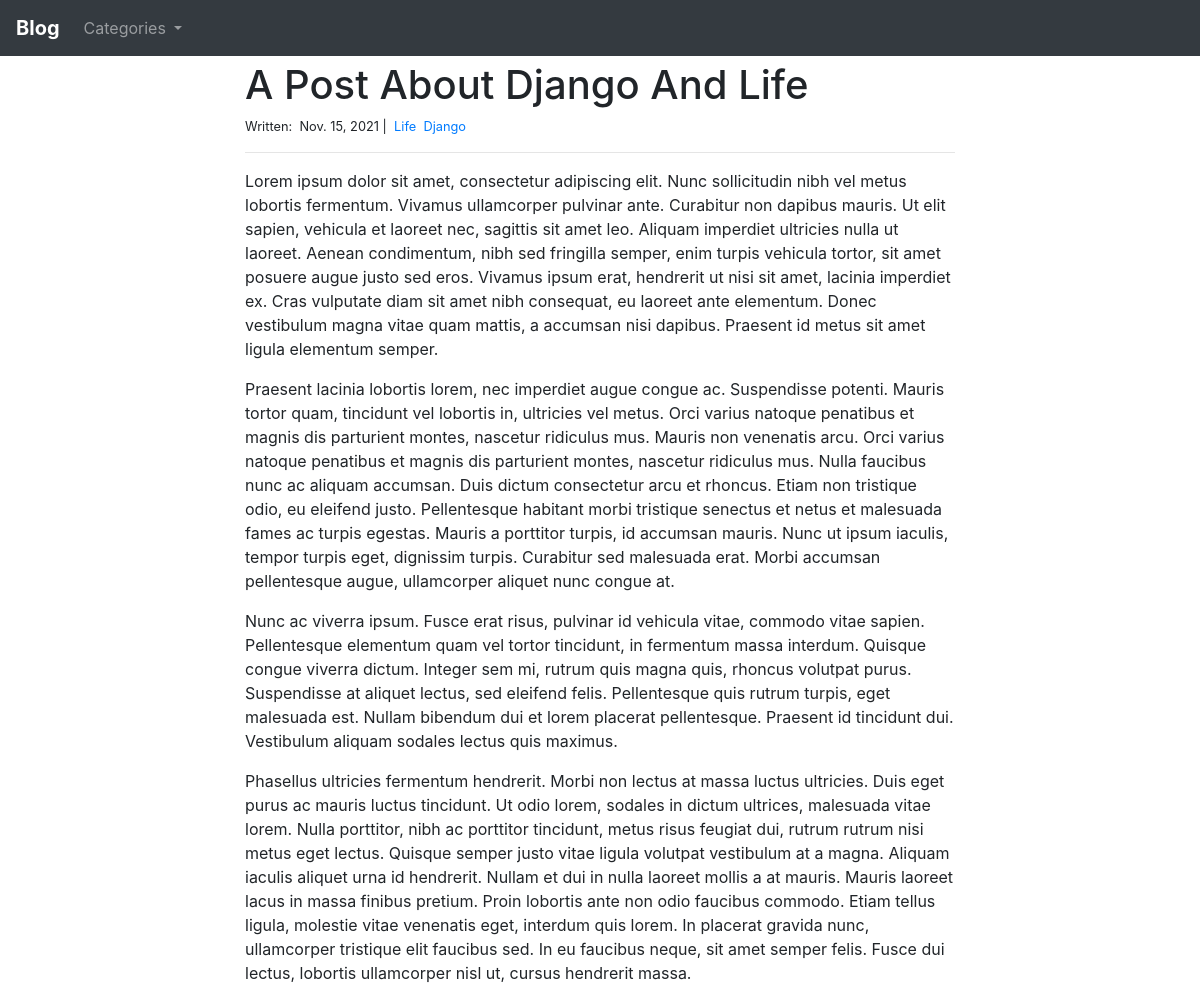
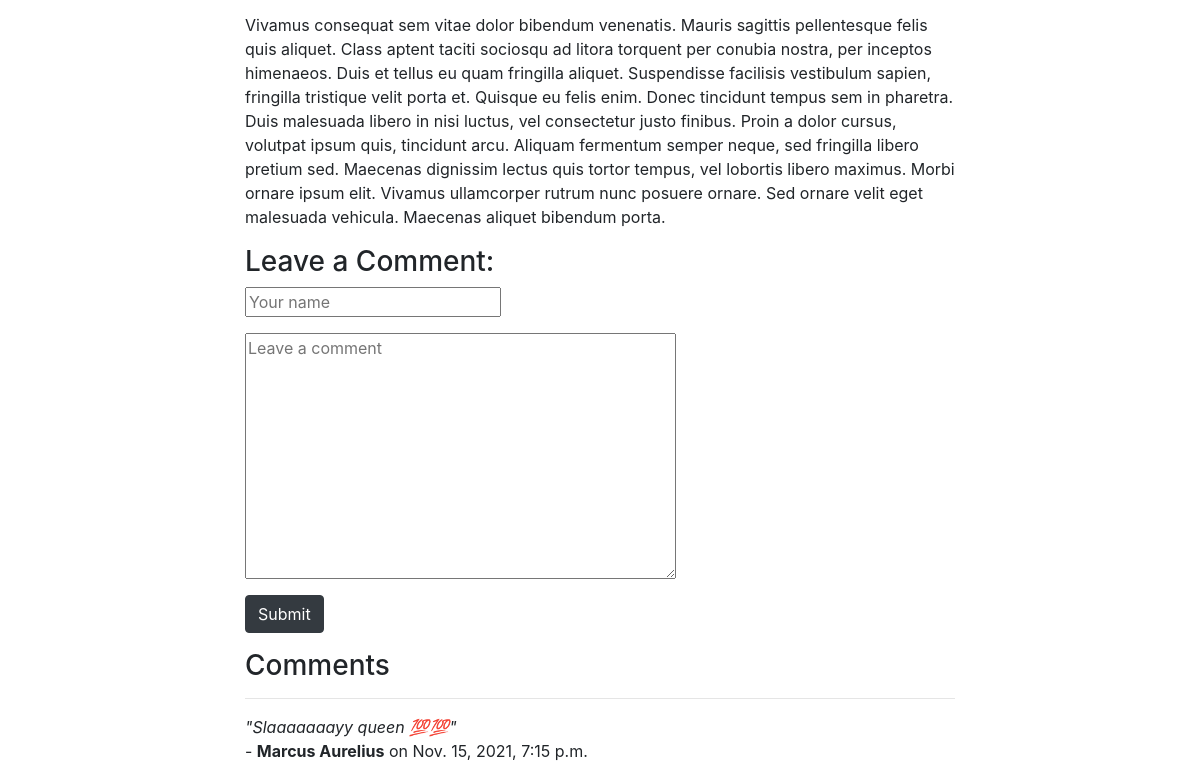
The app's page /blog/2/ with its own data (2 pictures, top to bottom).
### blog/models.py (models this page shows, shortened)
class Post(models.Model):
    title = models.CharField(max_length=255)
    body = models.TextField()
    created_on = models.DateTimeField(auto_now_add=True)
    last_modified = models.DateTimeField(auto_now=True)
    categories = models.ManyToManyField('Category', related_name='posts')

class Category(models.Model):
    class Meta:
        verbose_name_plural = 'Categories'
    name = models.CharField(max_length=20)

class Comment(models.Model):
    author = models.CharField(max_length=60)
    body = models.TextField()
    created_on = models.DateTimeField(auto_now_add=True)
    post = models.ForeignKey('Post', on_delete=models.CASCADE)

### blog/views.py (the view, shortened to what this page needs)
# urls.py: path('<int:pk>/', views.blog_detail, name='blog_detail'),
def blog_detail(request, pk):
    post = Post.objects.get(pk=pk)
    comments = Comment.objects.filter(post=post)
    form = CommentForm()
    nav_categories = Category.objects.all()
    context = {
        'post' : post,
        'comments' : comments,
        'form' : form,
        'nav_cats' : nav_categories,
    }
    return render(request, 'blog_detail.html', context)

### blog/forms.py
class CommentForm(forms.Form):
    author = forms.CharField(
        max_length=60,
        widget=forms.TextInput(attrs={
            'class' : 'form-group',
            'placeholder' : 'Your name',
        })
    )
    body = forms.CharField(
        widget=forms.Textarea(attrs={
            'class' : 'form-group',
            'placeholder' : 'Leave a comment',
        })
    )

### blog/templates/blog_detail.html (shortened to what this page needs)
{% extends "base.html" %}
{% block page_content %}
  <h1 style="margin-top: 5">{{ post.title | title }}</h1>
  <small>
    Written:&nbsp;
    {{ post.created_on.date }} |&nbsp;
    {% for cat in post.categories.all %}
      <a href="{% url 'blog_category' cat.name %}">{{ cat.name | title }}</a>&nbsp;
    {% endfor %}
  </small>
  <hr>
  <p>
    {{ post.body | linebreaks }}
  </p>
  <h3>Leave a Comment:</h3>
  <form action="/blog/{{ post.pk }}/" method="post">
    <div class="form-group" style="margin-bottom: 0">
      {{ form.author }}
    </div>
    <div class="form-group" style="margin-bottom: 0">
      {{ form.body }}
    </div>
    <button type="submit" class="btn btn-dark">Submit</button>
  </form>
  <h3>Comments</h3>
  <hr>
  {% for comment in comments %}
  <p>
    <i>"{{ comment.body }}"</i>
    <br>
    - <b>{{ comment.author }}</b> on {{ comment.created_on }}
  </p>
  {% endfor %}
{% endblock %}

### records on screen
Post: title "A Post About Django And Life", created_on "Nov. 15, 2021", body "Lorem ipsum dolor sit amet, consectetur adipiscing elit. Nunc sollicitudin nibh vel metus lobortis fermentum. Vivamus ullamcorper pulvinar ante. Curabitur non dapibus mauris. Ut elit sapien, vehicula et laoreet nec, sagittis sit amet leo. Aliquam imperdiet ultricies nulla ut laoreet. Aenean condimentum, nibh sed fringilla semper, enim turpis vehicula tortor, sit amet posuere augue justo sed eros. Vivamus ipsum erat, hendrerit ut nisi sit amet, lacinia imperdiet ex. Cras vulputate diam sit amet nibh consequat, eu laoreet ante elementum. Donec vestibulum magna vitae quam mattis, a accumsan nisi dapibus. Praesent id metus sit amet ligula elementum semper. Praesent lacinia lobortis lorem, nec…"
Category: name "Life"
Category: name "Django"
Comment: body "Slaaaaaaayy queen 💯💯", author "Marcus Aurelius", created_on "Nov. 15, 2021, 7:15 p.m."
